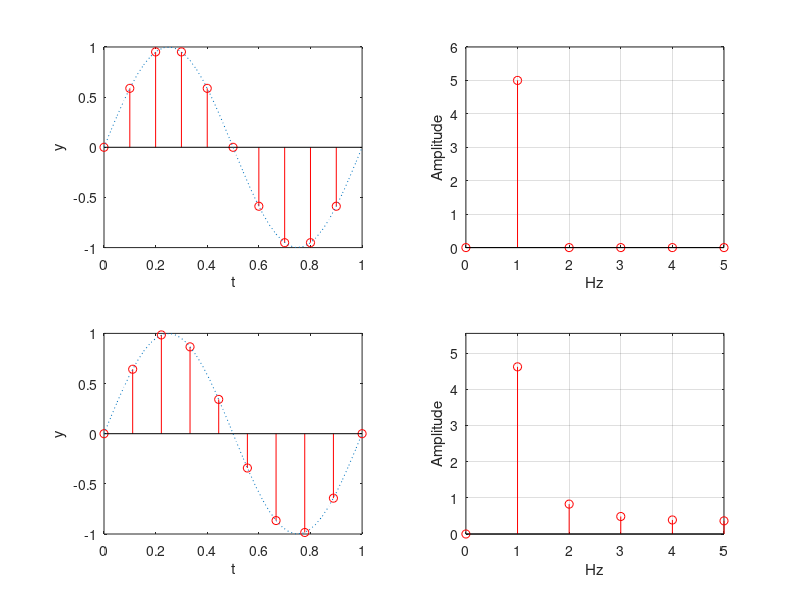
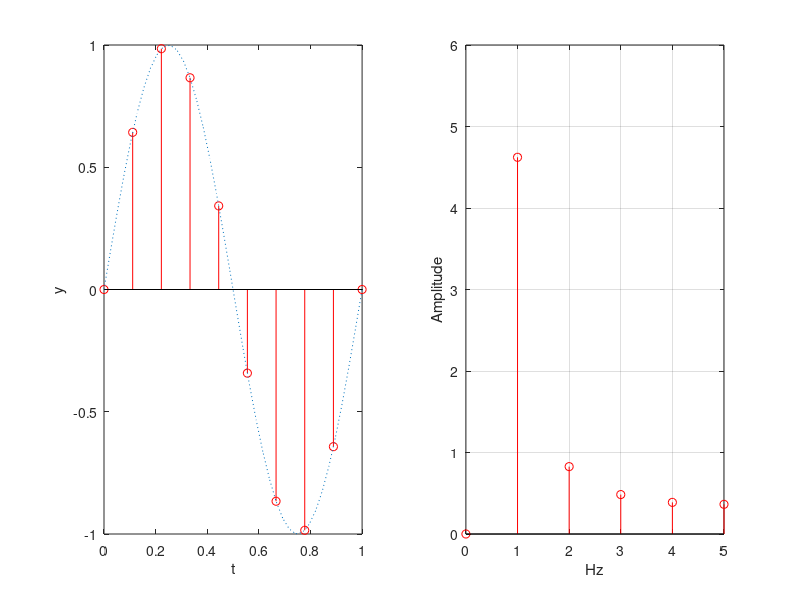
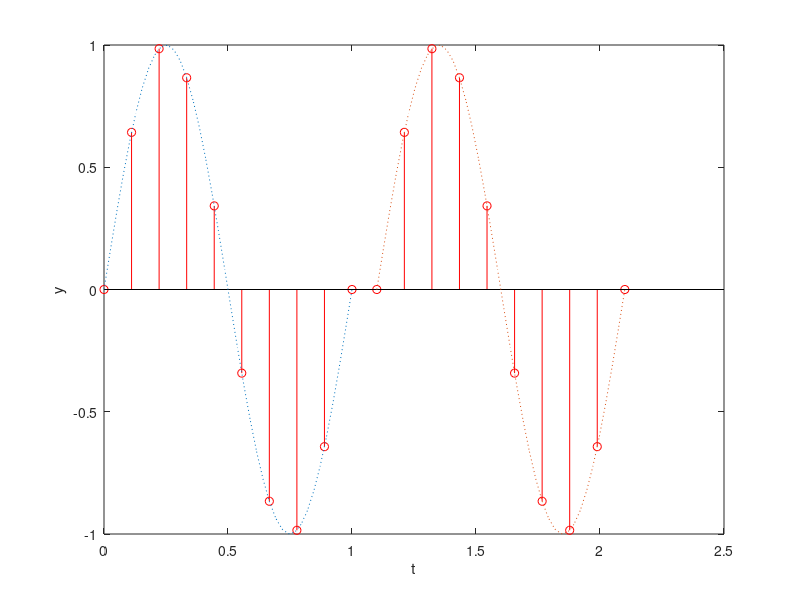
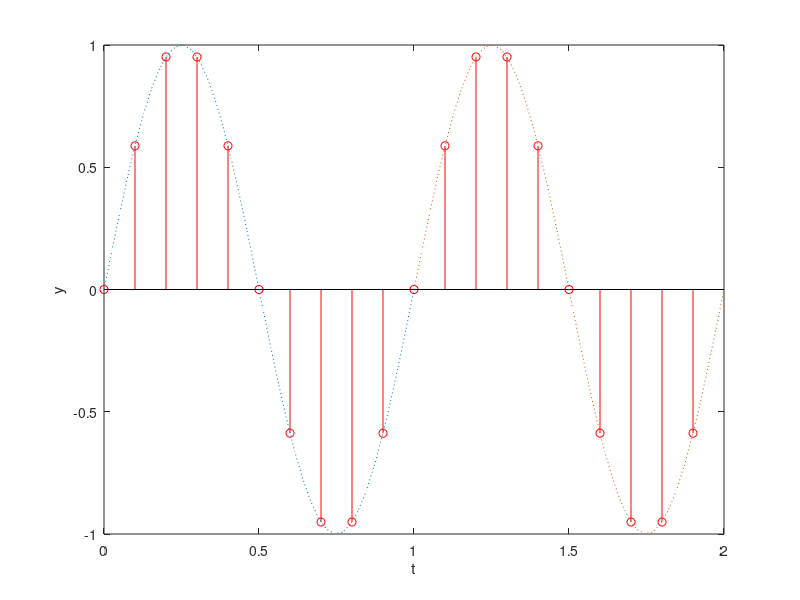

These charts were generated, in order, by the following MATLAB code:
%
clear;
clc;
close all;


T  = 1.0;
nt = 10;
dt = T/nt;
t  = linspace(0,T-dt,nt);         % without end point
y  = sin(2.0*pi*t);
fy = fft(y);

t_wrong = linspace(0,T,nt);       % with end point
y_wrong = sin(2.0*pi*t_wrong);
fy_wrong = fft(y_wrong);

nf = nt;
df = 1.0 / T;
fmax = 1.0/dt;
f  = linspace(0,fmax - df,nf);


t_dash  = linspace(0,T,40);
y_dash  = sin(2.0*pi*t_dash);
subplot(221),stem(t,y,'r'),hold on,plot(t_dash,y_dash,':');
xlabel('t'),ylabel('y');
subplot(223),stem(t_wrong,y_wrong,'r'), hold on,plot(t_dash,y_dash,':');
xlabel('t'),ylabel('y');


subplot(222),stem(f,abs(fy),'r');
xlabel('Hz');
ylabel('Amplitude');
axis( [0,fmax/2.0, 0, max(abs(fy))* 1.2 ] );
grid on;

subplot(224),stem(f,abs(fy_wrong),'r');
xlabel('Hz');
ylabel('Amplitude');
axis( [0,fmax/2.0, 0, max(abs(fy_wrong))* 1.2 ] );
grid on;

figure;
subplot(121),stem(t_wrong,y_wrong,'r'),hold on,plot(t_dash,y_dash,':');
xlabel('t'),ylabel('y');
subplot(122),stem(f,abs(fy_wrong),'r');
xlabel('Hz');
ylabel('Amplitude');
axis( [0,fmax/2.0, 0, max(abs(fy))* 1.2 ] );
grid on;


figure;
stem([t_wrong t_wrong+T+dt],[y_wrong y_wrong],'r');
hold on;
plot(t_dash,y_dash,':');
plot(t_dash+T+dt,y_dash,':');
xlabel('t'),ylabel('y');


figure;
stem([t t+T],[y y],'r');
hold on;
plot(t_dash,y_dash,':');
plot(t_dash+T,y_dash,':');
xlabel('t'),ylabel('y');
